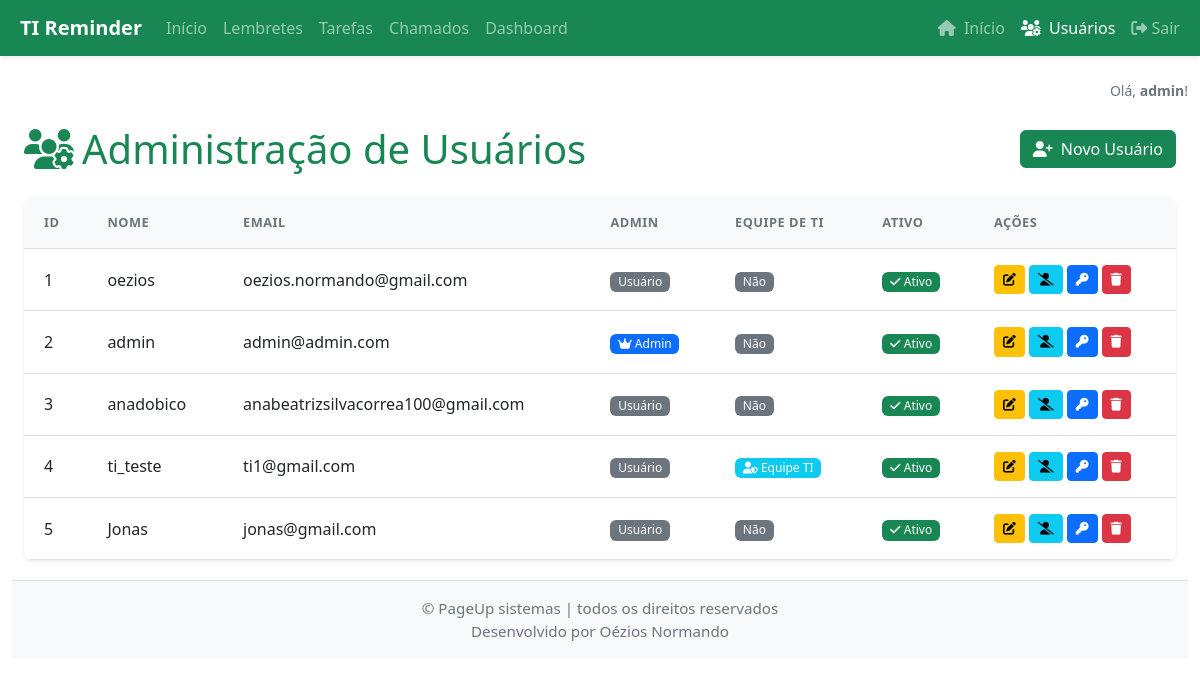
The app's page /admin/users (signed in), older data.
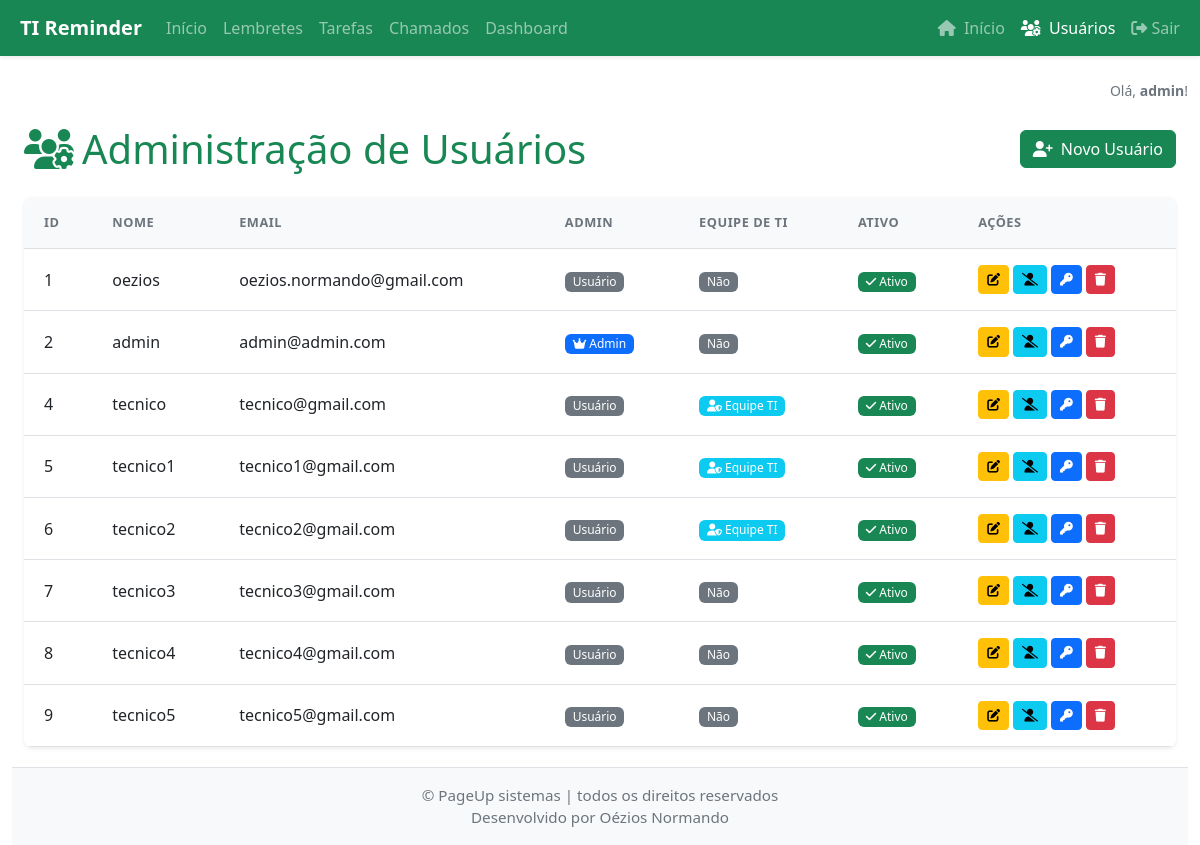
The same page, newer data.
### app/models.py (models this page shows, shortened)
class User(db.Model):
    id = db.Column(db.Integer, primary_key=True)
    username = db.Column(db.String(64), unique=True, nullable=False)
    email = db.Column(db.String(120), unique=True, nullable=False)
    password_hash = db.Column(db.String(128), nullable=False)
    is_admin = db.Column(db.Boolean, default=False)
    is_ti = db.Column(db.Boolean, default=False)  # Indica se o usuário é da equipe de TI
    ativo = db.Column(db.Boolean, default=True)  # Para ativação/desativação
    sector_id = db.Column(db.Integer, db.ForeignKey('sector.id'), nullable=True)
    sector = db.relationship('Sector', backref='usuarios')
    reminders = db.relationship('Reminder', backref='usuario', lazy=True)
    tasks = db.relationship('Task', backref='usuario', lazy=True)

### app/routes.py (the view)
@bp.route('/admin/users')
@login_required
@admin_required
def users_admin():
    from .models import User
    users = User.query.order_by(User.id).all()
    return render_template('users.html', users=users)

### app/auth_utils.py (called while the page is built)
def login_required(f):
    @wraps(f)
    def decorated_function(*args, **kwargs):
        if 'user_id' not in session:
            return redirect(url_for('auth.login', need_login=True))
        from .models import User
        user = User.query.get(session['user_id'])
        if user and not user.ativo:
            session.clear()
            flash('Seu acesso foi desativado pelo administrador.', 'danger')
            return redirect(url_for('auth.login'))
        return f(*args, **kwargs)
    return decorated_function

### app/routes.py (called while the page is built)
def admin_required(f):
    @wraps(f)
    def decorated_function(*args, **kwargs):
        if not session.get('is_admin'):
            flash('Acesso restrito ao administrador.', 'danger')
            return redirect(url_for('main.index'))
        return f(*args, **kwargs)
    return decorated_function

### app/templates/users.html (shortened to what this page needs)
{% extends 'base.html' %}
{% block content %}
<div class="container mt-4">
  <div class="d-flex justify-content-between align-items-center mb-4">
    <h1 class="mb-0"><i class="fas fa-users-cog me-2"></i>Administração de Usuários</h1>
    <a href="{{ url_for('main.register') }}" class="btn btn-success">
      <i class="fas fa-user-plus me-1"></i> Novo Usuário
    </a>
  </div>
  <div class="card shadow-sm">
    <div class="card-body p-0">
      <div class="table-responsive">
        <table class="table table-hover align-middle mb-0">
    <thead class="table-light">
      <tr>
        <th>ID</th>
        <th>Nome</th>
        <th>Email</th>
        <th>Admin</th>
        <th>Equipe de TI</th>
        <th>Ativo</th>
        <th>Ações</th>
      </tr>
    </thead>
    <tbody>
      {% for user in users %}
      <tr>
        <td>{{ user.id }}</td>
        <td>{{ user.username }}</td>
        <td>{{ user.email }}</td>
        <td>
          {% if user.is_admin %}
            <span class="badge bg-primary"><i class="fas fa-crown"></i> Admin</span>
          {% else %}
            <span class="badge bg-secondary">Usuário</span>
          {% endif %}
        </td>
        <td>
          {% if user.is_ti %}
            <span class="badge bg-info"><i class="fas fa-user-shield"></i> Equipe TI</span>
          {% else %}
            <span class="badge bg-secondary">Não</span>
          {% endif %}
        </td>
        <td>
          {% if user.ativo %}
            <span class="badge bg-success"><i class="fas fa-check"></i> Ativo</span>
          {% else %}
            <span class="badge bg-danger"><i class="fas fa-times"></i> Inativo</span>
          {% endif %}
        </td>
        <td class="text-nowrap">
          <div class="d-flex gap-1">
            <a href="{{ url_for('main.edit_user', id=user.id) }}" class="btn btn-sm btn-warning" title="Editar">
              <i class="fas fa-edit"></i>
            </a>
            <form method="POST" action="{{ url_for('main.toggle_user', id=user.id) }}" class="d-inline">
              <button type="submit" class="btn btn-sm btn-info" title="Ativar/Desativar">
                {% if user.ativo %}
                  <i class="fas fa-user-slash"></i>
                {% else %}
                  <i class="fas fa-user-check"></i>
                {% endif %}
              </button>
            </form>
            <form method="POST" action="{{ url_for('main.reset_user_password', id=user.id) }}" class="d-inline">
              <button type="submit" class="btn btn-sm btn-primary" title="Redefinir Senha"
                onclick="return confirm('Tem certeza que deseja redefinir a senha deste usuário? Uma nova senha será gerada e exibida na tela.');">
                <i class="fas fa-key"></i>
              </button>
            </form>
            <form method="POST" action="{{ url_for('main.delete_user', id=user.id) }}" class="d-inline">
              <button type="submit" class="btn btn-sm btn-danger" title="Excluir"
                onclick="return confirm('Tem certeza que deseja excluir este usuário? Esta ação não pode ser desfeita.');">
                <i class="fas fa-trash"></i>
              </button>
            </form>
          </div>
        </td>
      </tr>
      {% endfor %}
    </tbody>
  </table>
  </div>
  </div>
  </div>
{% endblock %}

### app/templates/base.html (shortened to what this page needs)
<!DOCTYPE html>
<html lang="pt-br">
<head>
    <link href="https://cdn.jsdelivr.net/npm/bootstrap@5.3.0/dist/css/bootstrap.min.css" rel="stylesheet">
    <link rel="stylesheet" href="{{ url_for('static', filename='style.css') }}">
    <link rel="stylesheet" href="https://cdnjs.cloudflare.com/ajax/libs/font-awesome/6.4.2/css/all.min.css">
</head>
<body>
{% if session.get('user_id') %}
<nav class="navbar navbar-expand-lg navbar-dark bg-success shadow-sm mb-4">
  <div class="container-fluid">
    <a class="navbar-brand fw-bold" href="{{ url_for('main.index') }}">
      TI Reminder
    </a>
    <div class="collapse navbar-collapse">
      <ul class="navbar-nav me-auto mb-2 mb-lg-0">
        <li class="nav-item"><a class="nav-link" href="{{ url_for('main.index') }}">Início</a></li>
        <li class="nav-item"><a class="nav-link" href="{{ url_for('main.reminders') }}">Lembretes</a></li>
        <li class="nav-item"><a class="nav-link" href="{{ url_for('main.tasks') }}">Tarefas</a></li>
        <li class="nav-item"><a class="nav-link" href="{{ url_for('main.listar_chamados') }}">Chamados</a></li>
        <li class="nav-item"><a class="nav-link" href="{{ url_for('main.dashboard') }}">Dashboard</a></li>
      </ul>
      <ul class="navbar-nav ms-auto mb-2 mb-lg-0">
        <li class="nav-item">
          <a class="nav-link {% if request.endpoint == 'main.index' %}active{% endif %}" href="{{ url_for('main.index') }}"><i class="fas fa-home me-1"></i> Início</a>
        </li>
        {% if session.get('is_admin') %}
        <li class="nav-item">
          <a class="nav-link {% if request.endpoint == 'main.users_admin' %}active{% endif %}" href="{{ url_for('main.users_admin') }}"><i class="fas fa-users-cog me-1"></i> Usuários</a>
        </li>
        {% endif %}
        <li class="nav-item">
          <a class="nav-link" href="{{ url_for('auth.logout') }}">
            <i class="fas fa-sign-out-alt"></i> Sair
          </a>
        </li>
      </ul>
    </div>
  </div>
</nav>
{% endif %}
<div class="container">
  <div class="row">
    {% if session.get('username') %}
    <div class="col-md-12">
      <div class="d-flex justify-content-end">
        <span class="text-secondary small">Olá, <strong>{{ session['username'] }}</strong>!</span>
      </div>
    </div>
    {% endif %}
  </div>
    {% block content %}{% endblock %}
</div>
<footer class="footer py-3 bg-light text-center border-top" style="font-size: 0.95rem; color: #6c757d;">
  <div class="container">
    <span>&copy; PageUp sistemas | todos os direitos reservados<br>Desenvolvido por Oézios Normando</span>
  </div>
</footer>
</body>
</html>

### app/static/style.css (style rules this page uses)
html, body { height: 100%; }
body { min-height: 100vh; display: flex; flex-direction: column; padding-bottom: 40px; }
.container { flex: 1 0 auto; overflow-y: auto; max-width: 100vw; }
.card { margin-bottom: 20px; box-shadow: 0 0.125rem 0.25rem rgba(0, 0, 0, 0.075); border: none; border-radius: 0.5rem; overflow: hidden; }
.bg-info { background-color: #0dcaf0 !important; }
.bg-primary { background-color: #0d6efd !important; }
.bg-success { background-color: #198754 !important; }
.table { margin-bottom: 0; }
.table th { font-weight: 600; font-size: 0.8rem; text-transform: uppercase; letter-spacing: 0.5px; color: #6c757d; border-top: none; padding: 0.75rem 1rem; background-color: #f8f9fa; }
.table td { padding: 0.75rem 1rem; vertical-align: middle; border-top: 1px solid #f1f1f1; }

### app/templates/base.html (style rules this page uses)
.bg-success { background-color: #198754; border-color: #198754; }
a { color: #198754; }
h1, h2, h3, h4, h5, h6 { color: #198754; }

### app/templates/users.html (style rules this page uses)
.table th { font-weight: 600; text-transform: uppercase; font-size: 0.8rem; letter-spacing: 0.5px; border-top: none; padding: 1rem 1.25rem; }
.table td { padding: 1rem 1.25rem; vertical-align: middle; }
.btn-sm { padding: 0.25rem 0.5rem; font-size: 0.8rem; }
.badge { font-weight: 500; padding: 0.35em 0.65em; }

Row changes from the older to the newer data that the page shows:
removed User: id "3", username "anadobico", email "anabeatrizsilvacorrea100@gmail.com", is_admin "Usuário", shows "Não", ativo True (drawn)
changed User id 4: username "ti_teste" → "tecnico"; email "ti1@gmail.com" → "tecnico@gmail.com"
changed User id 5: username "Jonas" → "tecnico1"; email "jonas@gmail.com" → "tecnico1@gmail.com"; is_ti "Não" → "Equipe TI"
added User: id "6", username "tecnico2", email "tecnico2@gmail.com", is_admin "Usuário", is_ti True (drawn), ativo True (drawn)
added User: id "7", username "tecnico3", email "tecnico3@gmail.com", is_admin "Usuário", is_ti "Não", ativo True (drawn)
added User: id "8", username "tecnico4", email "tecnico4@gmail.com", is_admin "Usuário", is_ti "Não", ativo True (drawn)
added User: id "9", username "tecnico5", email "tecnico5@gmail.com", is_admin "Usuário", is_ti "Não", ativo True (drawn)
